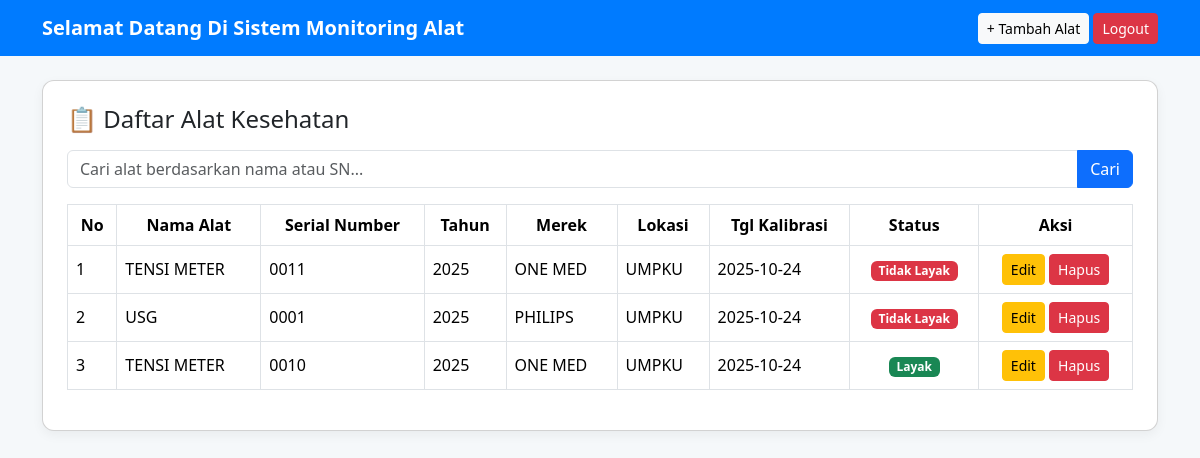
The page / on the database its author committed.
### tables this page shows
CREATE TABLE `alat` (
  `id` int(11) NOT NULL,
  `nama_alat` varchar(100) NOT NULL,
  `serial_number` varchar(100) DEFAULT NULL,
  `tahun` year(4) NOT NULL,
  `merek` varchar(60) NOT NULL,
  `lokasi` varchar(10) NOT NULL,
  `tanggal_kalibrasi` date DEFAULT NULL,
  `status` varchar(20) DEFAULT NULL
);

### index.php (the view, shortened to what this page needs)
<?php
include_once("config.php");
$search = "";
if(isset($_GET['search'])) {
  $search = $_GET['search'];
  $result = mysqli_query($mysqli, "SELECT * FROM alat WHERE nama_alat LIKE '%$search%' OR serial_number LIKE '%$search%' ORDER BY id DESC");
} else {
  $result = mysqli_query($mysqli, "SELECT * FROM alat ORDER BY id DESC");
}
?>
<!DOCTYPE html>
<html lang="id">
<head>
  <link href="https://cdn.jsdelivr.net/npm/bootstrap@5.3.2/dist/css/bootstrap.min.css" rel="stylesheet">
</head>
<body>
  <nav class="navbar navbar-expand-lg">
    <div class="container">
      <a class="navbar-brand" href="#">Selamat Datang Di Sistem Monitoring Alat</a>
      <div class="ms-auto">
        <a href="add.php" class="btn btn-light btn-sm">+ Tambah Alat</a>
        <a href="logout.php" class="btn btn-danger btn-sm" onclick="return confirm('Apakah Anda yakin ingin logout?')">Logout</a>
      </div>
    </div>
  </nav>
  <div class="container mt-4">
    <div class="card p-4">
      <h4 class="mb-3">📋 Daftar Alat Kesehatan</h4>
      <form method="GET" class="mb-3">
        <div class="input-group">
          <input type="text" name="search" class="form-control" placeholder="Cari alat berdasarkan nama atau SN..." value="<?= htmlspecialchars($search) ?>">
          <button class="btn btn-primary">Cari</button>
        </div>
      </form>
      <table class="table table-bordered table-hover align-middle">
        <tr class="text-center">
          <th>No</th>
          <th>Nama Alat</th>
          <th>Serial Number</th>
          <th>Tahun</th>
          <th>Merek</th>
          <th>Lokasi</th>
          <th>Tgl Kalibrasi</th>
          <th>Status</th>
          <th>Aksi</th>
        </tr>
        <?php
        $no = 1;
        while($user_data = mysqli_fetch_array($result)) {
          $status_color = ($user_data['status'] == 'Layak') ? 'success' : (($user_data['status'] == 'Perlu Kalibrasi') ? 'warning' : 'danger');
          echo "<tr>";
          echo "<td>".$no++."</td>";
          echo "<td>".$user_data['nama_alat']."</td>";
          echo "<td>".$user_data['serial_number']."</td>";
          echo "<td>".$user_data['tahun']."</td>";
          echo "<td>".$user_data['merek']."</td>";
          echo "<td>".$user_data['lokasi']."</td>";
          echo "<td>".$user_data['tanggal_kalibrasi']."</td>";
          echo "<td class='text-center'><span class='badge bg-$status_color'>".$user_data['status']."</span></td>";
          echo "<td class='text-center'>
                <a href='edit.php?id=$user_data[id]' class='btn btn-warning btn-sm'>Edit</a>
                <a href='delete.php?id=$user_data[id]' class='btn btn-danger btn-sm' onclick='return confirm(\"Hapus data alat ini?\")'>Hapus</a>
                </td>";
          echo "</tr>";
        }
        ?>
      </table>
    </div>
  </div>
</body>
</html>

### index.php (style rules this page uses)
body { background: #f5f8fa; font-family: 'Segoe UI', sans-serif; position: relative; min-height: 100vh; padding-bottom: 60px; }
.navbar { background: #007bff; }
.navbar-brand { color: white; font-weight: bold; }
.card { border-radius: 12px; box-shadow: 0 4px 12px rgba(0,0,0,0.05); }
th { background-color: #007bff; color: white; }

### rows shown on the page
alat: nama_alat "TENSI METER", serial_number "0011", tahun "2025", merek "ONE MED", lokasi "UMPKU", tanggal_kalibrasi "2025-10-24", status "Tidak Layak"
alat: nama_alat "USG", serial_number "0001", tahun "2025", merek "PHILIPS", lokasi "UMPKU", tanggal_kalibrasi "2025-10-24", status "Tidak Layak"
alat: nama_alat "TENSI METER", serial_number "0010", tahun "2025", merek "ONE MED", lokasi "UMPKU", tanggal_kalibrasi "2025-10-24", status "Layak"
